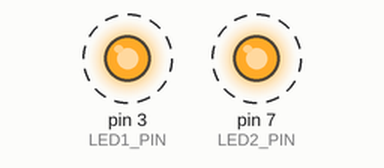
This sketch was run on a simulated Arduino Uno, built with avr-gcc and run on an emulated ATmega328P. Parts: output pins drawn as LEDs (lit = HIGH). Dashed ring = blinking.

Above: at 0.2 s.
Timing chart, 0 to 3.0 s (numbered marks = the images above):
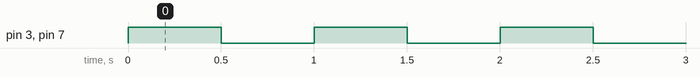

The sketch:

Blink3.ino
```cpp
const int LED1_PIN = 3;
const int LED2_PIN = 7;
const int DELAY_MS = 500;

void setup() {
  pinMode(LED1_PIN,OUTPUT);
  pinMode(LED2_PIN, OUTPUT);
}

void loop() {

  digitalWrite(LED1_PIN,HIGH);
  digitalWrite(LED2_PIN,HIGH);

  delay(DELAY_MS);

  digitalWrite(LED1_PIN,LOW);
  digitalWrite(LED2_PIN,LOW);

  delay(DELAY_MS);
}
```

Measured:
- by itself, pin 3 (LED1_PIN), pin 7 (LED2_PIN): alternates HIGH for 0.50 s and LOW for 0.50 s
